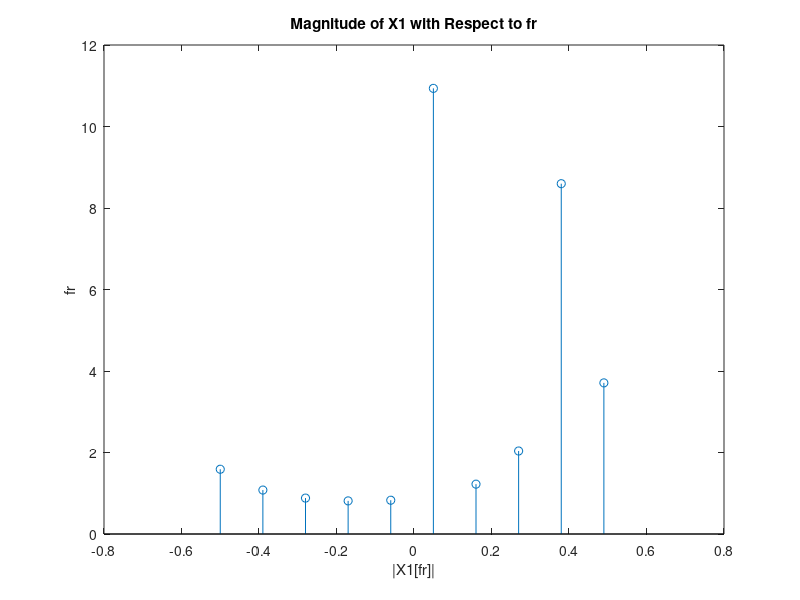
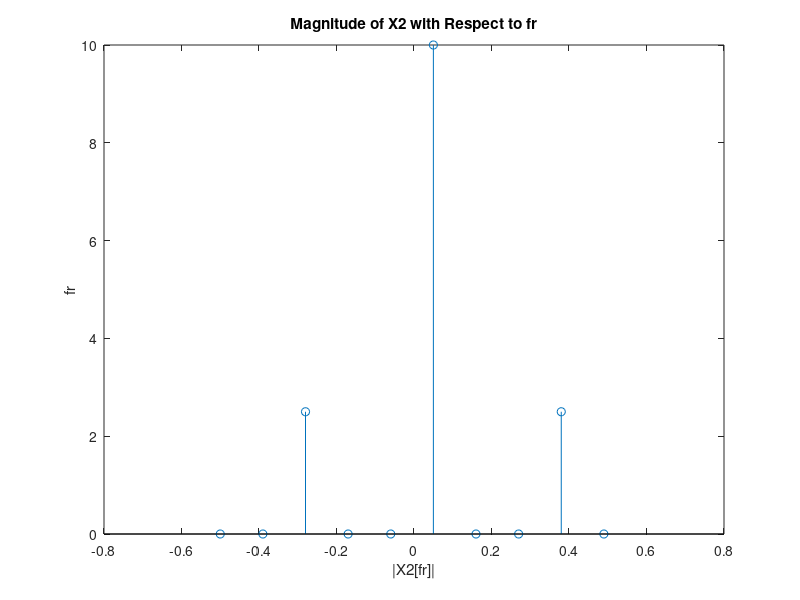
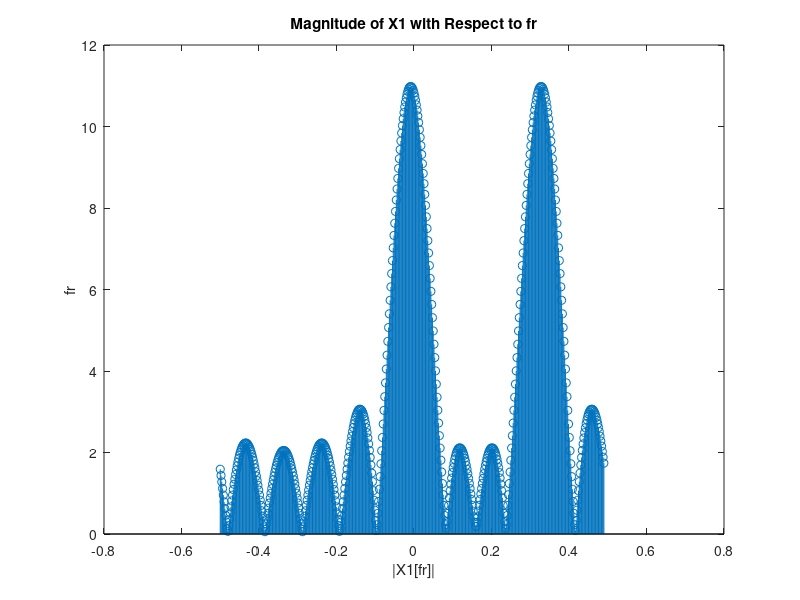
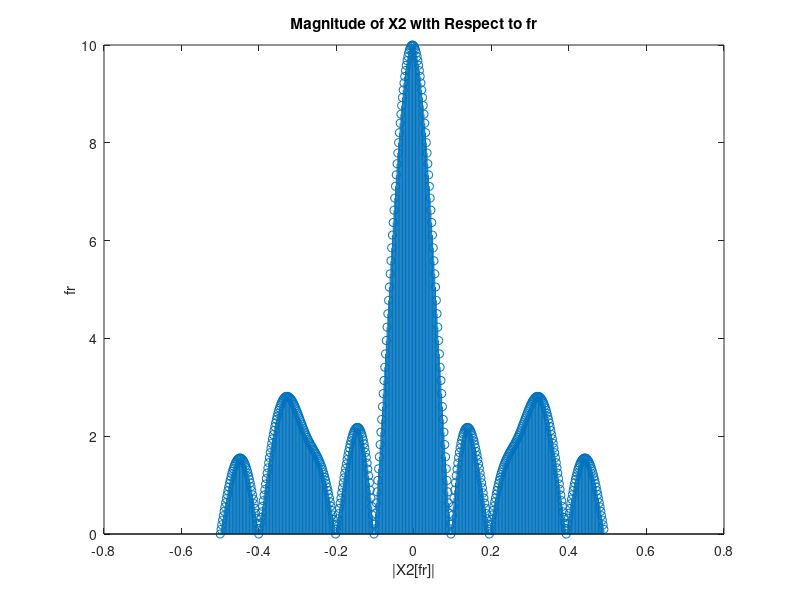

Reproduce these figures in MATLAB, in order. (Note: this script raises an error after producing the figures.)
%%Student #:500913092
%           ABCDEFGHI
% H = 9, I = 2
%% A) Discrete Fourier Transform and Zero Padding
%%% Part 1 - Discrete Fourier Transform
n = 0:9;
N = length(n);
fr = linspace(-0.5, 0.49, 10);
x1 = exp(1i*2*pi*(1)*n)+exp(1i*2*pi*(33/100)*n);
x2 = cos(2*pi*(1)*n)+0.5*cos(2*pi*(0.3*n));

X1 = fftshift(fft(x1));
X2 = fftshift(fft(x2));

figure();
stem(fr, abs(X1));
title("Magnitude of X1 with Respect to fr");
xlabel('|X1[fr]|')
ylabel('fr')

figure();
stem(fr, abs(X2));
title("Magnitude of X2 with Respect to fr");
xlabel('|X2[fr]|')
ylabel('fr')

%%
% Part 2 - 490-zero padded DFT with 500 samples
n = 0:9;
N = 500;
fr = linspace(-0.5, 0.49, N);
x1 = exp(1i*2*pi*(1)*n)+exp(1i*2*pi*(33/100)*n);
x3 = [zeros(1, 245), x1, zeros(1, 245)];
x2 = cos(2*pi*(1)*n)+0.5*cos(2*pi*(0.3*n));
x4 = [zeros(1, 245), x2, zeros(1, 245)];

X3 = fftshift(fft(x3));
X4 = fftshift(fft(x4));

figure();
stem(fr, abs(X3));
title("Magnitude of X1 with Respect to fr");
xlabel('|X1[fr]|')
ylabel('fr')

figure();
stem(fr, abs(X4));
title("Magnitude of X2 with Respect to fr");
xlabel('|X2[fr]|')
ylabel('fr')

%%
% Part 3 - Part 1 DFT with 100 samples
n = 0:99;
N = 100;
fr = linspace(-0.5, 0.49, N);
x1 = exp(1i*2*pi*(1)*n)+exp(1i*2*pi*(33/100)*n);
x2 = cos(2*pi*(1)*n)+0.5*cos(2*pi*(0.3*n));

X3 = fftshift(fft(x1));
X4 = fftshift(fft(x2));

figure();
stem(fr, abs(X3));
title("Magnitude of X1 with Respect to fr");
xlabel('|X1[fr]|')
ylabel('fr')

figure();
stem(fr, abs(X4));
title("Magnitude of X2 with Respect to fr");
xlabel('|X2[fr]|')
ylabel('fr')

%%
% Part 4 - 400-zero padded DFT with 500 samples
n = 0:100;
N = 501;
fr = linspace(-0.5, 0.49, N);
x1 = exp(1i*2*pi*(1)*n)+exp(1i*2*pi*(33/100)*n);
x3 = [zeros(1, 200), x1, zeros(1, 200)];
x2 = cos(2*pi*(1)*n)+0.5*cos(2*pi*(0.3*n));
x4 = [zeros(1, 200), x2, zeros(1, 200)];

X3 = fftshift(fft(x3));
X4 = fftshift(fft(x4));

figure();
stem(fr, abs(X3));
title("Magnitude of X1 with Respect to fr");
xlabel('|X1[fr]|')
ylabel('fr')

figure();
stem(fr, abs(X4));
title("Magnitude of X2 with Respect to fr");
xlabel('|X2[fr]|')
ylabel('fr')

%% B) Sampling
%%% Part 1 - Signal Properties
clc 
clear
load laughter.mat
filename = 'laughter.wav';
audiowrite(filename, y, Fs);
clear y Fs
[y, Fs] = audioread("laughter.wav");

No = length(y);
To = length(y)/Fs;
Ti = 1/Fs;

%Number of Samples
No

%Duration of Singal
To

%Sampling Interval
Ti

%%% Part 2 - Plotted Signal
t = 0:(No-1);
figure();
plot(t, y);
title("Signal y vs Time");


%%% Part 3 - Plot of Discrete Fourier Transformed Signal
Y = fftshift(fft(y));
fr = (-No/2) : ((No/2)-1);

figure();
plot(fr, abs(Y));
title("DFT of audio signal");

%%% Part 4 - Rate 2 Subsampled Signal Properties
rate = 2;
y1 = y(1:rate:end);
No2 = length(y1);
To2 = 2*length(y1)/Fs;
Ti2 = 2/Fs;

%Number of Samples
No2

%Duration of Singal
To2

%Sampling Interval
Ti2

%%% Part 5 - Plot of Rate 2 Subsampled Signal 
figure();
plot(y1);
title("Signal y vs Time");

%%% Part 6 - Plot of Discrete Fourier Transformed Subsampled Signal
Y1 = fftshift(fft(y1));
fr = (-No2/2) : ((No2/2)-1);

figure();
plot(fr, abs(Y1));
title("DFT of audio signal");


%%% Part 7 - Listening to the two signals
sound(y, Fs);
sound(y1, Fs);

%%% Part 8 - Subsample of signal with rate 5
rate = 5;
y2 = y(1:rate:end);
No3 = length(y2);
To3 = 2*length(y2)/Fs;
Ti3 = 2/Fs;

No3

To3

Ti3

figure();
plot(y2);
title("Signal y vs Time");

Y2 = fftshift(fft(y2));
fr = (-No3/2) : ((No3/2)-1);

figure();
plot(fr, abs(Y2));
title("DFT of audio signal");

%% C) Filter Design
%%% Part 1 - Rect Filter
clc
clear
load laughter.mat; 
filename = "laughter.wav"; 
audiowrite (filename, y, Fs); 
[y, Fs] = audioread ("laughter.wav")
; n = length(y);
range = -n/2:((n/2)-1);
period = 1/Fs; p = n*period;
t = (0 : (n-1)); j = 1/p;
f = range*j;
filter_2000 = abs(f) < 2000; Y = fftshift(fft(y.'));
Yfiltered = Y.*filter_2000;
ytime = ifft(fftshift(Yfiltered));
figure(); plot(t,real(ytime));
title ("Plot of filtered sound (2000kHz) in time domain");
xlabel('t'); ylabel('amplitude');
figure(); plot(f, abs(Yfiltered));
title ("Plot of filtered sound (2000kHz) in frequency domain");
xlabel('frequency'); ylabel('|Y(Ω)|');

%%% Part 2 - Playing the Rect Filtered Signal
sound(real(ytime),Fs);

%%% Part 3 - Bass Frequency (16Hz - 256Hz) Filter
[y, Fs] = audioread ("laughter.wav");
n = length(y);
range = -n/2:((n/2)-1);
period = 1/Fs; p = n*period;
t = (0 : (n-1)); j = 1/p;
f = range*j;
filter_16_256 = abs(f) < 16 | abs(f) > 256;
Y = fftshift(fft(y.'));
Yfiltered = Y.*filter_16_256;
ytime = ifft(fftshift(Yfiltered));
figure(); plot(t,real(ytime));
title ("Plot of filtered sound (16-256kHz) in time domain");
xlabel('t'); ylabel('amplitude');
figure(); plot(f, abs(Yfiltered));
title ("Plot of filtered sound (16-256kHz) in frequency domain");
xlabel('frequency');
ylabel('|Y(Ω)|');
sound(real(ytime),Fs);

%%% Part 4 - Treble Frequency (2048Hz - 16384Hz) Amplifying Filter
[y, Fs] = audioread ("laughter.wav");
n = length(y); range = -n/2:((n/2)-1);
period = 1/Fs; p = n*period;
t = (0 : (n-1)); j = 1/p;
f = range*j;
filter_2048_16384 = abs(f) > 2048 | abs(f) < 16384;
Y = fftshift(fft(y.'));
Yfiltered = Y.*filter_2048_16384.*1.25; ytime = ifft(fftshift(Yfiltered));
figure(); plot(t,real(ytime));
title ("Plot of filtered and amplified sound (2048-16384kHz) in time domain");
xlabel('t');
ylabel('amplitude');

figure();
plot(f, abs(Yfiltered));
title ("Plot of filtered and amplified sound (2048-16384kHz) in frequency domain");
xlabel('frequency');
ylabel('|Y(Ω)|');
sound(real(ytime),Fs);

%Part 5 - Question Response